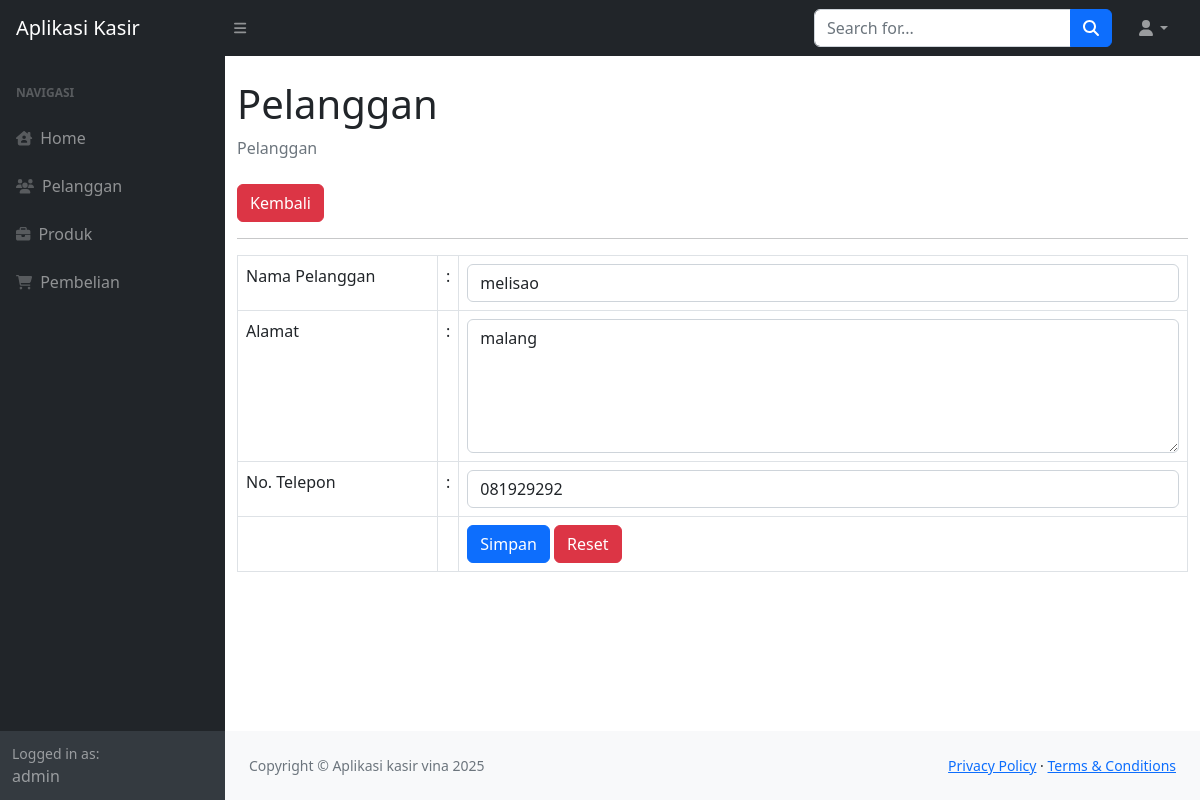
The app's page /index.php?page=pelanggan_ubah&&id=1 (signed in) with its own data.
### tables this page shows
CREATE TABLE `pelanggan` (
  `id_pelanggan` int(11) NOT NULL,
  `nama_pelanggan` varchar(255) DEFAULT NULL,
  `alamat` text DEFAULT NULL,
  `no_telepon` varchar(255) DEFAULT NULL
);

### pelanggan_ubah.php (the view, shortened to what this page needs)
<?php
    $id = $_GET['id'];
    $query = mysqli_query($koneksi, "SELECT*FROM pelanggan WHERE id_pelanggan=$id");
    $data = mysqli_fetch_array($query);
?>
                    <div class="container-fluid">
                        <h1 class="mt-4">Pelanggan</h1>
                        <ol class="breadcrumb mb-4">
                            <li class="breadcrumb-item active">Pelanggan</li>
                        </ol>
                        <a href="?page=pelanggan" class="btn btn-danger">Kembali</a>
                        <hr>
                        <form method="post">
                            <table class="table table-bordered">
                                <tr>
                                    <td width="200">Nama Pelanggan</td>
                                    <td width="1">:</td>
                                    <td><input class="form-control" value="<?php echo $data['nama_pelanggan']; ?>" type="text" name="nama_pelanggan"></td>
                                </tr>
                                <tr>
                                    <td>Alamat</td>
                                    <td>:</td>
                                    <td>
                                        <textarea name="alamat" rows="5" class="form-control"><?php echo $data['alamat']; ?></textarea>
                                    </td>
                                </tr>
                                <tr>
                                    <td>No. Telepon</td>
                                    <td>:</td>
                                    <td><input class="form-control" type="number" step="0" value="<?php echo $data['no_telepon']; ?>" name="no_telepon"></td>
                                </tr>
                                <tr>
                                    <td></td>
                                    <td></td>
                                    <td>
                                         <button type="submit" class="btn btn-primary">Simpan</button>
                                        <button type="reset" class="btn btn-danger">Reset</button>
                                    </td>
                                </tr>
                            </table>
                        </form>
                    </div>

### records on screen
pelanggan: nama_pelanggan "melisao", alamat "malang", no_telepon "081929292"

### other values on screen
$_SESSION['user']['nama'] "admin"
